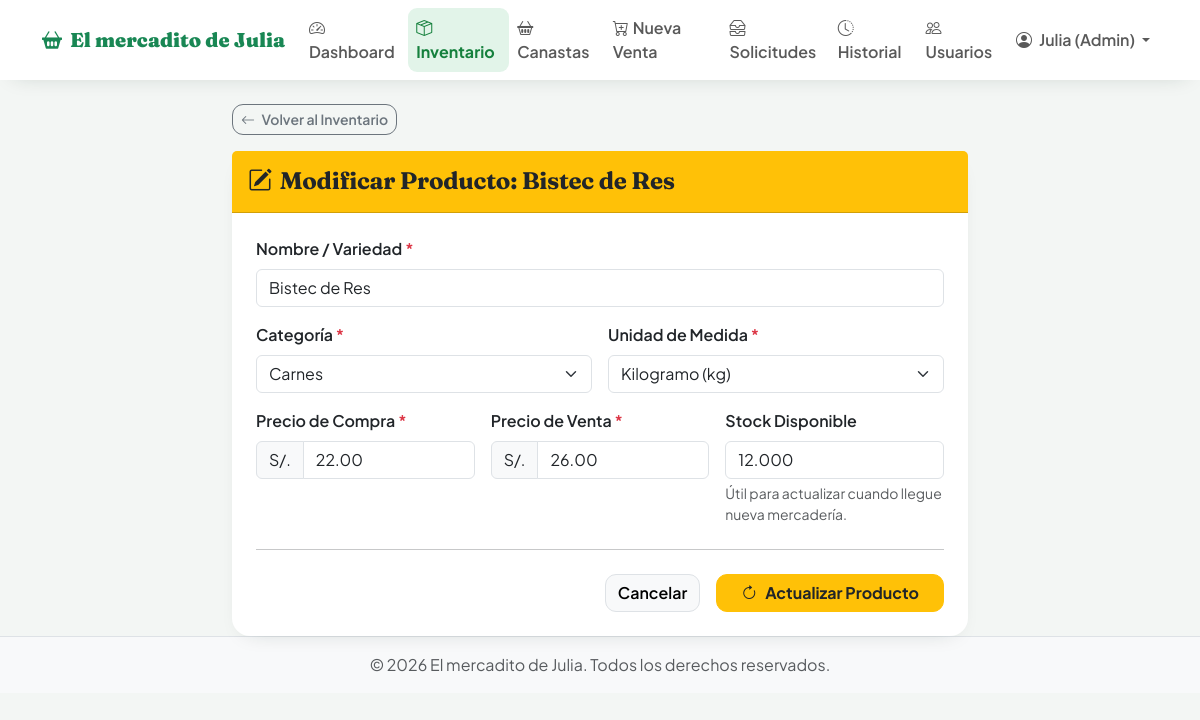
Screenshot of /modulos/productos/editar.php?id=24 (signed in) with the database file from the repository.
### tables this page shows
CREATE TABLE `productos` (
  `id` int(11) NOT NULL AUTO_INCREMENT,
  `nombre` varchar(100) NOT NULL,
  `categoria` varchar(50) NOT NULL,
  `precio_compra` decimal(10,2) NOT NULL,
  `precio_venta` decimal(10,2) NOT NULL,
  `stock` decimal(10,3) NOT NULL DEFAULT 0.000,
  `unidad_medida` varchar(20) NOT NULL,
  `actualizado_en` timestamp NOT NULL DEFAULT current_timestamp() ON UPDATE current_timestamp(),
  PRIMARY KEY (`id`)
);

### modulos/productos/editar.php (the view, shortened to what this page needs)
<?php
require_once '../../config/conexion.php';
$id = trim($_GET['id']);
try {
    $sql = "SELECT * FROM productos WHERE id = :id";
    $stmt = $pdo->prepare($sql);
    $stmt->execute([':id' => $id]);
    $producto = $stmt->fetch();
} catch (\PDOException $e) {
    die("Error al consultar el producto: " . $e->getMessage());
}
require_once '../../includes/header.php';
?>
<div class="row justify-content-center">
    <div class="col-md-8">
        <div class="mb-3">
            <a href="index.php" class="btn btn-sm btn-outline-secondary">
                <i class="bi bi-arrow-left me-1"></i> Volver al Inventario
            </a>
        </div>
        <div class="card shadow-sm border-0">
            <div class="card-header bg-warning text-dark py-3">
                <h4 class="mb-0 fw-bold"><i class="bi bi-pencil-square me-2"></i>Modificar Producto: <?= htmlspecialchars($producto['nombre']); ?></h4>
            </div>
            <div class="card-body p-4">
                <form action="editar.php?id=<?= $id; ?>" method="POST">
                    <div class="row g-3">
                        <div class="col-md-12">
                            <label for="nombre" class="form-label fw-semibold">Nombre / Variedad <span class="text-danger">*</span></label>
                            <input type="text" class="form-control" id="nombre" name="nombre" value="<?= htmlspecialchars($producto['nombre']); ?>" required>
                        </div>
                        <div class="col-md-6">
                            <label for="categoria" class="form-label fw-semibold">Categoría <span class="text-danger">*</span></label>
                            <select class="form-select" id="categoria" name="categoria" required>
                                <option value="Carnes" <?= ($producto['categoria'] == 'Carnes') ? 'selected' : ''; ?>>Carnes</option>
                            </select>
                        </div>
                        <div class="col-md-6">
                            <label for="unidad_medida" class="form-label fw-semibold">Unidad de Medida <span class="text-danger">*</span></label>
                            <select class="form-select" id="unidad_medida" name="unidad_medida" required>
                                <option value="kg" <?= ($producto['unidad_medida'] == 'kg') ? 'selected' : ''; ?>>Kilogramo (kg)</option>
                            </select>
                        </div>
                        <div class="col-md-4">
                            <label for="precio_compra" class="form-label fw-semibold">Precio de Compra <span class="text-danger">*</span></label>
                            <div class="input-group">
                                <span class="input-group-text">S/.</span>
                                <input type="number" step="0.01" min="0" class="form-control" id="precio_compra" name="precio_compra" value="<?= htmlspecialchars($producto['precio_compra']); ?>" required>
                            </div>
                        </div>
                        <div class="col-md-4">
                            <label for="precio_venta" class="form-label fw-semibold">Precio de Venta <span class="text-danger">*</span></label>
                            <div class="input-group">
                                <span class="input-group-text">S/.</span>
                                <input type="number" step="0.01" min="0" class="form-control" id="precio_venta" name="precio_venta" value="<?= htmlspecialchars($producto['precio_venta']); ?>" required>
                            </div>
                        </div>
                        <div class="col-md-4">
                            <label for="stock" class="form-label fw-semibold">Stock Disponible</label>
                            <input type="number" step="0.001" min="0" class="form-control" id="stock" name="stock" value="<?= htmlspecialchars($producto['stock']); ?>">
                            <div class="form-text">Útil para actualizar cuando llegue nueva mercadería.</div>
                        </div>
                    </div>
                    <hr class="my-4">
                    <div class="d-grid gap-2 d-md-flex justify-content-md-end">
                        <a href="index.php" class="btn btn-light border me-md-2">Cancelar</a>
                        <button type="submit" class="btn btn-warning px-4 text-dark fw-bold">
                            <i class="bi bi-arrow-clockwise me-2"></i>Actualizar Producto
                        </button>
                    </div>
                </form>
            </div>
        </div>
    </div>
</div>
<?php
require_once '../../includes/footer.php';
?>

### includes/header.php (style rules this page uses)
:root { --jv-green:#16a34a; --jv-green-d:#15803d; --jv-ink:#1f2937; --jv-bg:#f3f6f4; }
body { font-family:'Plus Jakarta Sans',system-ui,sans-serif; background:var(--jv-bg) !important; color:var(--jv-ink); }
h1,h2,h3,h4,h5,.display-font { font-family:'Fraunces',Georgia,serif; letter-spacing:-.3px; }
.card { border:none; border-radius:18px; }
.shadow-sm { box-shadow:0 8px 22px -14px rgba(16,40,30,.22) !important; }
.btn { border-radius:11px; font-weight:600; }

### rows the page displays
productos: nombre "Bistec de Res", categoria "Carnes", unidad_medida "Kilogramo (kg)", precio_compra "22.00", precio_venta "26.00", stock "12.000"

### other values shown
$_SESSION['usuario_nombre'] "Julia (Admin)"
